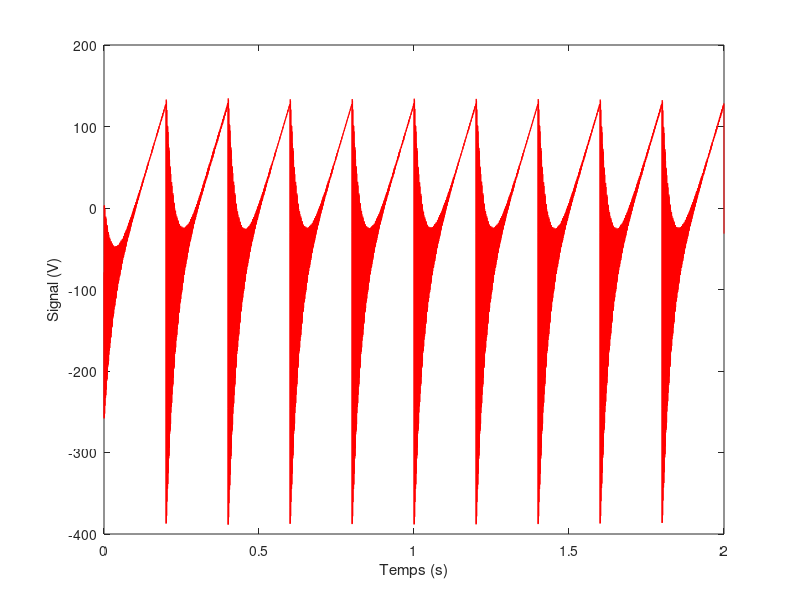
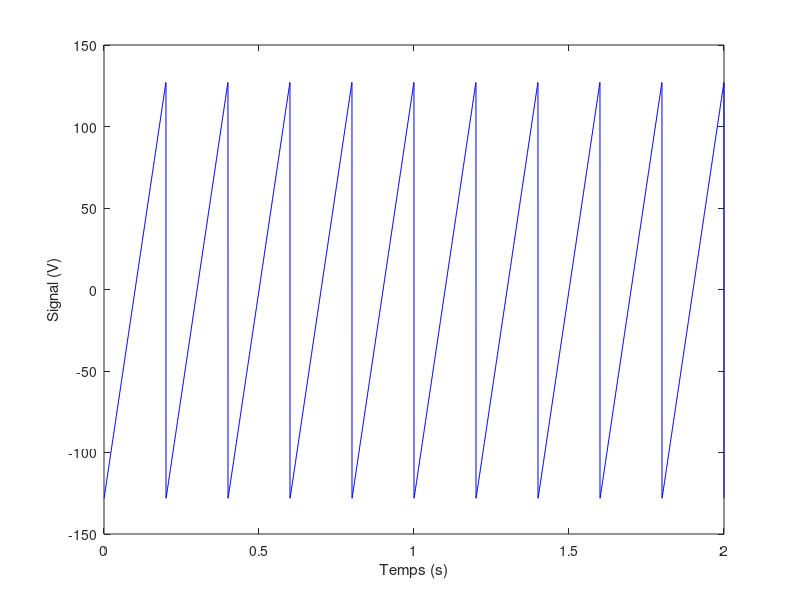
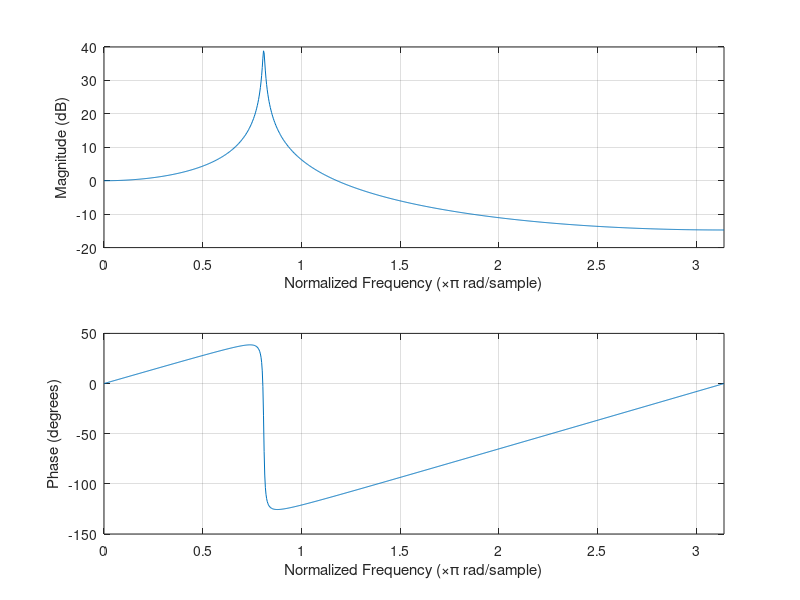
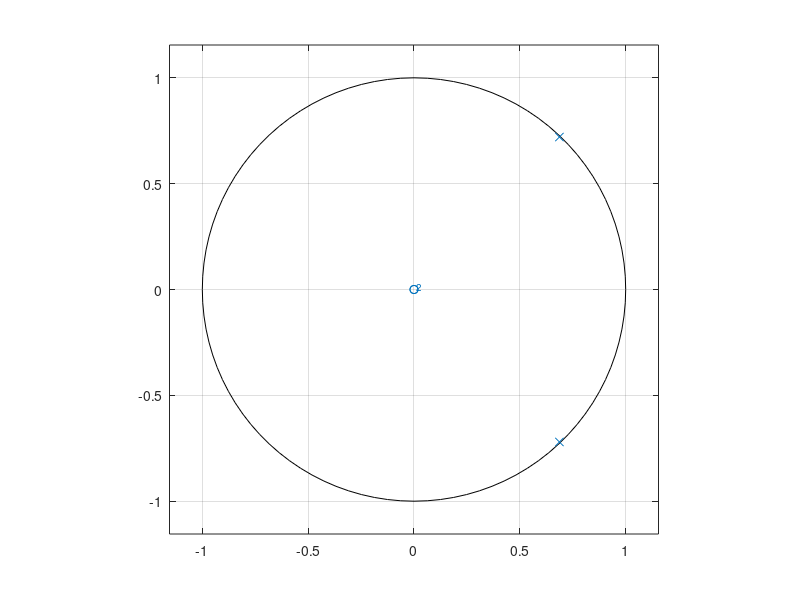

The MATLAB source for these figures, in order:
clc
clear
close all;
%% Définition du filtre

f = pi/4;
q = 0.99;
fb = q + (q / (1-f));
N = 1000;

b = [f^2];
a = [1, -(2 - 2*f + f*fb - f^2*fb), 1 - 2*f + f*fb + f^2 - f^2*fb];
w = linspace(0,pi,N);

figure(7);
freqz(b,a,w)
figure(8);
zplane(b,a)

%% Génération du signal d'entrée

fs = 8000; % Taux d'échantillonnage (échantillons/sec)
f0 = 5;    % Fréquence du signal (Hz)
T = 2.0;   % Duration du signal (sec)

dt = 1/fs; period = 1/f0; t = 0:dt:T; N = length(t);
xs = floor(256 * mod(t,period)/period - 128);
ys = zeros(size(xs));

% Ici vous pouvez définir des variables
y_old = zeros(1,2);

%% Application du filtre
% Ceci est la boucle de calcul où chaque échantillon est traité
% individuellement

for n = 1:1:N
  % Charger l'échantillon
  x = xs(n);
  
  % Calcul de la réponse
  y =  b(1)*x - a(2)*y_old(1) - a(3)*y_old(2);
  
  %Offset saved y values
  for i = length(y_old) : -1 : 2
      y_old(i) = y_old(i-1);
  end
  y_old(1) = y;
 
  % Sauvegarder l'échantillon traité
  ys(n) = y;
  
end

%% Affichage

% Afficher les signaux d'entrée et de sorties
figure(1);
plot(t,ys,'r');
xlabel('Temps (s)')
ylabel('Signal (V)')
figure(2);
plot(t,xs,'b');
xlabel('Temps (s)')
ylabel('Signal (V)')
